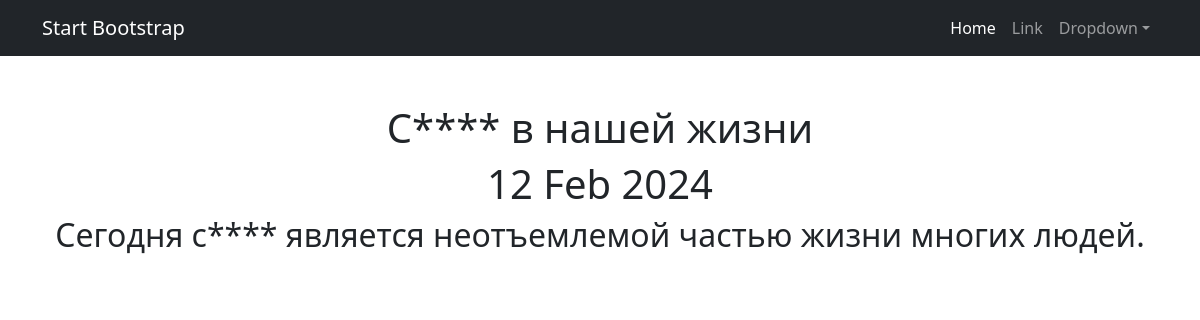
The app's page /posts/1/ with its own data.
### news/models.py (models this page shows, shortened)
class Post(models.Model):
    news = "N"
    article = "A"
    POSITIONS = [(news, "Новость"), (article, "Статья")]
    author = models.ForeignKey(Author, on_delete= models.CASCADE)
    choice_field = models.CharField(max_length= 1, choices=POSITIONS, default=article)
    data_in = models.DateTimeField(auto_now_add=True)
    category = models.ManyToManyField(Category, through="PostCategory")
    title = models.CharField(max_length=255)
    text = models.CharField(max_length=3000)
    rating = models.IntegerField(default=0)

### news/views.py (the view)
# urls.py: path('<int:pk>/', PostDetail.as_view(), name= 'Post_detail'),
class PostDetail(DetailView):
    model = Post
    template_name = 'post.html'
    context_object_name = 'post'

### templates/post.html (shortened to what this page needs)
{% extends 'flatpages/default.html' %}
{% load censor_filters %}
{% block content %}
<h1>{{ post.title|censeroid }}</h1>
<h1>{{ post.data_in|date:'d M Y' }}</h1>
<h2>{{ post.text|censeroid }}</h2>
{% endblock content %}

### records on screen
Post: title|censeroid "С**** в нашей жизни", data_in "12 Feb 2024", text|censeroid "Сегодня с**** является неотъемлемой частью жизни многих людей."
